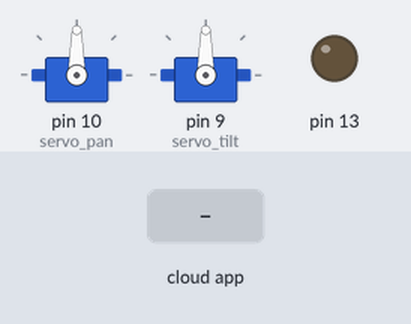
The sketch below on a simulated Arduino Leonardo, built with avr-gcc and run on an emulated ATmega32U4. Parts: 2 × servo, output pins drawn as LEDs (lit = HIGH). The test bench sets the inputs (shaded band). The ROS host is connected and sends only what is stated.

Above: at 1.2 s.
1.3 s: the phone or cloud app sets linear.x to -100
At 2.5 s:
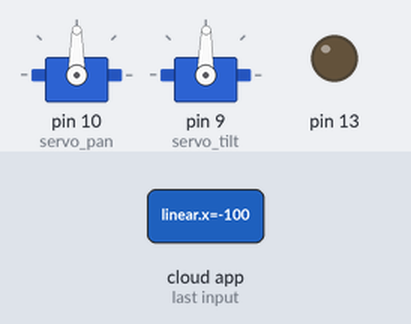
2.8 s: the phone or cloud app sets angular.z to -100
At 3.8 s:
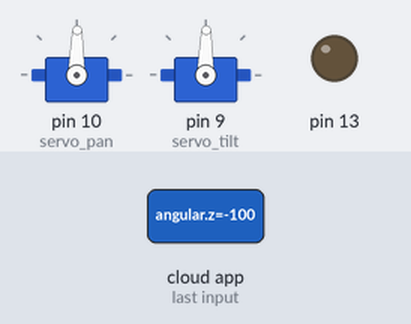
4.3 s: the phone or cloud app sets angular.z to 0
At 5.0 s:
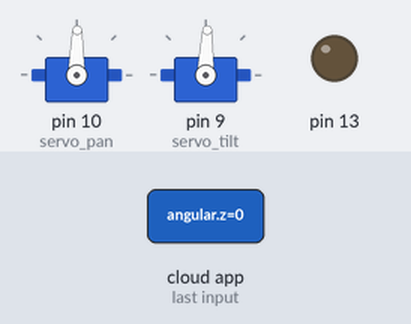
Timing chart, 0 to 7.3 s (numbered marks = the images above; inputs shaded):
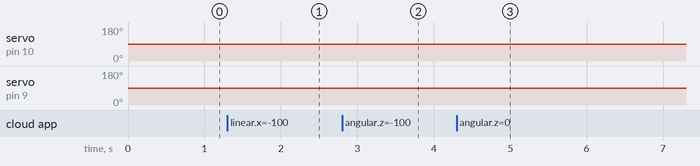

The sketch:

pan_tilt_control.ino
```cpp
// (licence header left out)
// Includes
// Check Arduino version, include the appropriate file
#if (ARDUINO >= 100)
 #include <Arduino.h>
#else
 #include <WProgram.h>
#endif
#include <ros.h>
#include <string.h>
#include <std_msgs/UInt16.h>
#include <std_msgs/String.h>
#include <sensor_msgs/JointState.h>
#include <std_msgs/Float64.h>
#include <geometry_msgs/Twist.h>
#include <Servo.h>
#include <PololuMaestro.h>
/*#ifdef SERIAL_PORT_HARDWARE_OPEN
  #define maestroSerial SERIAL_PORT_HARDWARE_OPEN
#else
  #include <SoftwareSerial.h>
  SoftwareSerial maestroSerial(10, 11);
#endif*/

// Prototypes
void servo_cb(const sensor_msgs::JointState&);
void test_cb(const std_msgs::UInt16&);
void teleop_cb(const geometry_msgs::Twist&);

// Init ROS vars
std_msgs::String str_msg;
sensor_msgs::JointState state_g;
std_msgs::Float64 pan_ang_del;
std_msgs::Float64 tilt_ang_del;
std_msgs::Float64 pan_ang;
std_msgs::Float64 tilt_ang;
std_msgs::Float64 pan_ang_old;
std_msgs::Float64 tilt_ang_old;
std_msgs::Float64 pan_ang_rad;
std_msgs::Float64 tilt_ang_rad;

// Init Pololu vars
#define maestroSerial Serial1
//MicroMaestro maestro(Serial1);
MiniMaestro maestro(Serial1);

// Init Arduino vars
Servo servo_pan;
Servo servo_tilt;
int servo_pin_pan  = 0;
int servo_pin_tilt = 1;
char hello[13] = "hello world!";
int n = 0;
int up_dn = 1;
String buf_str;
float pi = 3.14159;

// Nodes, pubs, and subs
ros::NodeHandle nh;
//ros::Subscriber<sensor_msgs::JointState> sub_joint("joint_states", servo_cb);
//ros::Subscriber<std_msgs::UInt16> sub_test("test_msg", test_cb);
ros::Subscriber<geometry_msgs::Twist> sub_teleop("turtle1/cmd_vel", teleop_cb);
ros::Publisher pan("head_pan_joint/command", &pan_ang_rad);
ros::Publisher tilt("head_tilt_joint/command", &tilt_ang_rad);
//ros::Publisher chatter("chatter", &str_msg);
//ros::Publisher state("state", &state_g);

// Function definitions
void setup(){
  // Assign vars
  pan_ang.data = 90.0;
  tilt_ang.data = 90.0;
  pan_ang_old.data = 90.0;
  tilt_ang_old.data = 90.0;

  // Setup servos
  servo_pan.attach(10); // attach pan servo to pin 9
  servo_tilt.attach(9); // attach tilt servo to pin 10
  pinMode(13, OUTPUT);

  maestroSerial.begin(9600);
  maestro.setSpeed(servo_pin_pan, 10);
  maestro.setAcceleration(servo_pin_pan, 127);
  maestro.setSpeed(servo_pin_tilt, 10);
  maestro.setAcceleration(servo_pin_tilt, 127);

  maestro.setTarget(servo_pin_pan, 6000);
  maestro.setTarget(servo_pin_tilt, 4000);

  // Setup ROS node
  nh.initNode();

  // Handle pubs and subs
  //nh.subscribe(sub_joint);
  //nh.subscribe(sub_test);
  nh.subscribe(sub_teleop);
  nh.advertise(pan);
  nh.advertise(tilt);
  //nh.advertise(chatter);
  //nh.advertise(state);
}

void teleop_cb(const geometry_msgs::Twist& cmd){
  //geometry_msgs::Twist cmd_lim = cmd;
  //std_msgs::Float64 pan_ang_del;
  //std_msgs::Float64 tilt_ang_del;

  pan_ang_del.data = cmd.angular.z / 2;
  tilt_ang_del.data = cmd.linear.x / 2;

  pan_ang.data += pan_ang_del.data;
  tilt_ang.data += tilt_ang_del.data;

  if (pan_ang.data > 180)
  { pan_ang.data = 180; }
  if (pan_ang.data < 0)
  { pan_ang.data = 0; }

  if (tilt_ang.data > 165)
  { tilt_ang.data = 165; }
  if (tilt_ang.data < -90)
  { tilt_ang.data = -90; }

  servo_pan.write(pan_ang.data); //set servo angle, should be from 0-180
  servo_tilt.write(tilt_ang.data); //set servo angle, should be from 0-180
  maestro.setTarget(servo_pin_pan, pan_ang.data * 4000 / 90 + 6000);
  maestro.setTarget(servo_pin_tilt, tilt_ang.data * 4000 / 90 + 4000);
}

void servo_cb(const sensor_msgs::JointState& state){
  //state_g = state;
  //state_g.position = {0.0 1.1 2.2 3.3};
  //digitalWrite(13, HIGH-digitalRead(13));  //toggle led
}

void test_cb(const std_msgs::UInt16& cmd_msg){
  if(up_dn) {
    if (n < 90) {
      n++;
    } else {
      up_dn = 0;
    }
  } else {
    if (n > 0) {
      n--;
    } else {
      up_dn = 1;
    }
  }

  //servo.write(n); //set servo angle, should be from 0-180
  //servo.write(cmd_msg.data); //set servo angle, should be from 0-180
  //digitalWrite(13, HIGH-digitalRead(13));  //toggle led
}

void loop(){
  /*
  if(up_dn) {
    if (n < 90) {
      n++;
    } else {
      up_dn = 0;
    }
  } else {
    if (n > 0) {
      n--;
    } else {
      up_dn = 1;
    }
  }
  servo.write(n); //set servo angle, should be from 0-180
  servo2.write(90-n);
  */

  // Assign vars
  //str_msg.data = hello;
  //dtostrf(pan_ang.data,5,5,buf_str);

  // Publish
  if (pan_ang_old.data != pan_ang.data) {
    pan_ang_rad.data = pi / 2 - pan_ang.data * pi / 180;
    pan.publish(&pan_ang_rad);
    pan_ang_old.data = pan_ang.data;
  }
  if (tilt_ang_old.data != tilt_ang.data) {
    tilt_ang_rad.data = tilt_ang.data * pi / 180;
    tilt.publish(&tilt_ang_rad);
    tilt_ang_old.data = tilt_ang.data;
  }

  //tilt.publish(&tilt_ang);

  //chatter.publish(&str_msg);
  //state.publish(&state_g);

  // Process callbacks and wait
  nh.spinOnce();
  //nh.spin();
  delay(1);
}
```

Measured:
- after the input at 1.3 s, servo on pin 9 (servo_tilt): 90° → 89° at once
- after the input at 2.8 s, servo on pin 10 (servo_pan): 90° → 89° at once
- after the input at 4.3 s, servo on pin 9 (servo_tilt): 89° → 88° at once
